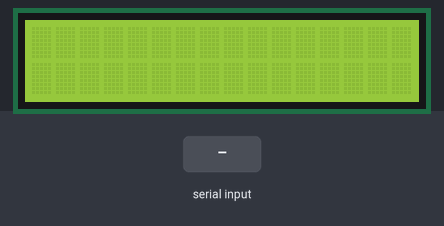
A sketch run on a simulated Arduino Uno, built with avr-gcc and run on an emulated ATmega328P. Shown: 16×2 character LCD. Inputs (shaded band) come from the test bench.

Above: at 1.2 s.
1.3 s: "1" received over Serial
At 1.9 s:
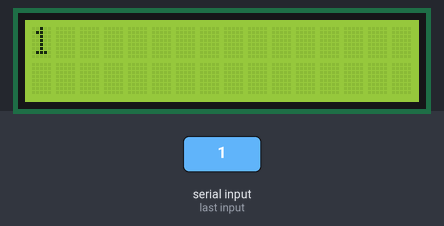
2.8 s: "0" received over Serial
At 4.0 s:
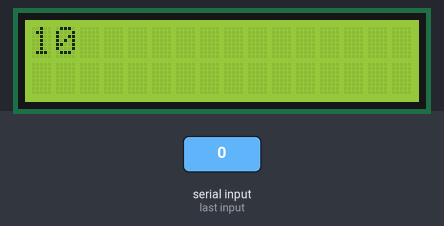
4.3 s: "2" received over Serial
At 5.3 s:
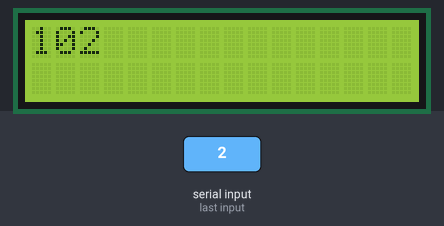
Timing chart, 0 to 7.3 s (numbered marks = the images above; inputs shaded):
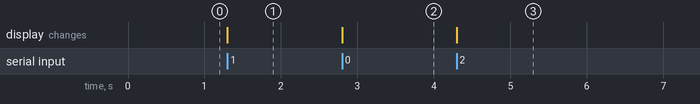

Measured:
- after the input at 1.3 s, the display: changes at once (image 1)
- after the input at 2.8 s, the display: changes at once (image 2)
- after the input at 4.3 s, the display: changes at once (image 3)

The sketch:

sketch_jun20b.ino
```cpp
#include <LiquidCrystal_I2C.h>

LiquidCrystal_I2C lcd(0x27, 16, 2);

void setup() {

lcd.begin();

Serial.begin(115200);

}

void loop() {

if(Serial.available()){

lcd.write(Serial.read());

}

}
```
